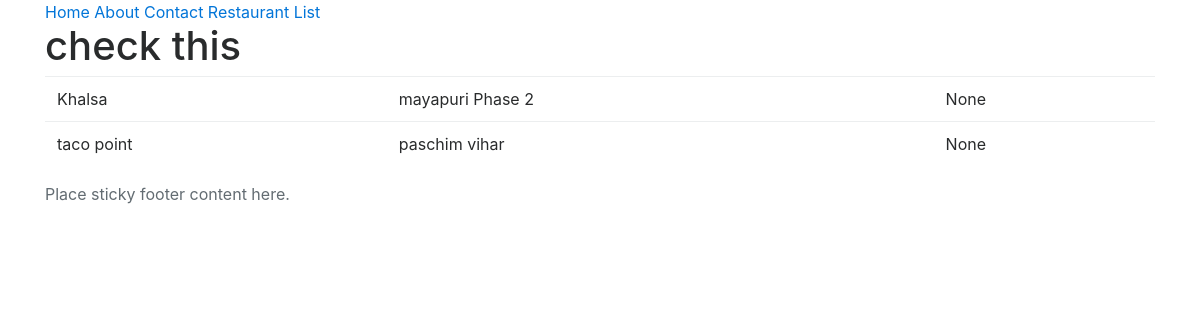
The page /restaurants/ on the database as committed earlier.
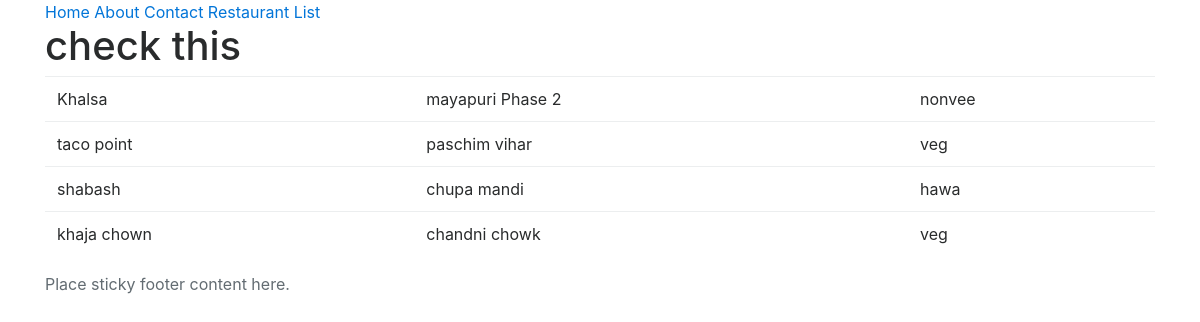
The same page on the database as committed later.
### restaurants/models.py (models this page shows, shortened)
class RestaurantLocation(models.Model):
	name 		= models.CharField(max_length = 120)
	location 	= models.CharField(max_length = 120, blank = True, null= True)
	category	= models.CharField(max_length = 120, blank = True, null= True)
	timestamp	= models.DateTimeField(auto_now_add = True)
	updated		= models.DateTimeField(auto_now= True)
	slug 		= models.SlugField(blank = True, null= True)
	@property
	def title(self):
		return self.name

### restaurants/views.py (the view)
# urls.py: url(r'^restaurants/$', RestaurantListView.as_view()),
class RestaurantListView(ListView):
	def get_queryset(self):
		print (self.kwargs)
		slug = self.kwargs.get("slug")
		if slug:
			queryset = RestaurantLocation.objects.filter(
				Q(category__iexact=slug) |
				Q(category__icontains=slug)
			)
		else:
			queryset = RestaurantLocation.objects.all()
			print
		return queryset

### restaurants/templates/restaurants/restaurantlocation_list.html (shortened to what this page needs)
{% extends "base.html" %}
{% block content %}
<h1> check this </h1>
<table class="table">
	<tbody>
{% for abj in object_list %}
<tr>
	<td> {{abj.title}} </td>
	<td> {{abj.location}} </td>
	<td> {{abj.category}} </td>
</tr>
{% endfor %}
</tbody>
</table>
{% endblock %}

### templates/base.html (shortened to what this page needs)
<html>
<body>
     {% include 'snippets/css.html' %}
<div class='container'>
	 {% include 'snippets/nav.html' %}
    {% block content %}{% endblock content %}
</div>
<div class='footer'>
{% include 'snippets/footer.html' %}
</div>
</body>
</html>

### templates/snippets/css.html
{% load static %}
	<link rel="stylesheet" type="text/css" href= '{% static "css/bootstrap.css" %}' />
	<link rel="stylesheet" type="text/css" href= '{% static "css/bootstrap.min.css" %}' />

### templates/snippets/nav.html
<div class ='nav'>
	<li>
			<a href = '/'>Home </a>
			<a href = '/about'>About </a>
			<a href = '/contact'>Contact </a>
			<a href = '/restaurants/'> Restaurant List </a>
	 </li>
</div>

### templates/snippets/footer.html
<footer class="footer">
      <div class="container">
        <span class="text-muted">Place sticky footer content here.</span>
      </div>
    </footer>

### templates/snippets/js.html (shortened to what this page needs)
{% load static %}

Rows that differ between the two databases and show on the page:
changed RestaurantLocation "Khalsa": category "None" → "nonvee"
changed RestaurantLocation "taco point": category "None" → "veg"
added RestaurantLocation: title "shabash", location "chupa mandi", category "hawa"
added RestaurantLocation: title "khaja chown", location "chandni chowk", category "veg"
